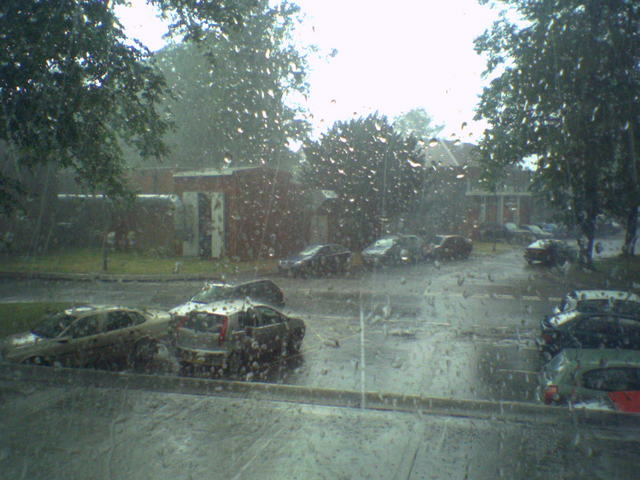
//> input picture carrier.png, 640 x 480 px
$ ./Encoder carrier.png decoded.png out.png   (built with g++ and OpenCV 4)
//> lines starting //> are read from the running program, lines starting //| are printed output that depends on the picture
// Example : encodes a message in a colour picture, using a random algorithm
// usage: Encoder <carrier image> <message image> <encoded image>

// Author : Jo鉶 Faria, joao.faria@fe.up.pt

// Copyright (c) 2011 School of Engineering, Cranfield University
// License : LGPL - http://www.gnu.org/licenses/lgpl.html

#include <cv.h>   	// open cv general include file
#include <highgui.h>	// open cv GUI include file
#include <sys/stat.h>
#include <fstream>

using namespace cv; // OpenCV API is in the C++ "cv" namespace


//Hash function from an external source
//Available from the following URL: http://http://www.cse.yorku.ca/~oz/hash.html
unsigned long hash(unsigned char *str)
{
    unsigned long hash = 5381;
    int c;

    while (c = *str++)
        hash = ((hash << 5) + hash) + c; /* hash * 33 + c */

    return hash;
}

//Get the n-th bit of a sequence
//Original from URL: http://public.cranfield.ac.uk/c5354/teaching/dip/practicals/ip/bit.c
//Slightly changed to fit in data types
unsigned char getBitN(int val, int n)
{
     unsigned char b;
     b = 1 & (val >> n);
     return b;
 }

unsigned char getBitN2(unsigned char val, int n)
{
     unsigned char b;
     b = 1 & (val >> n);
     return b;
 }

//generates "random" noise in an image using a gaussian distribution
void noiseGenerator(Mat *image, double sigma, RNG randomGenerator)
{
	double generatedNumber;
	int n;

	//each position has its index value
	for(int i=0; i<image->rows; i++)
		for(int j=0; j<image->cols; j++)
		{
			for(int k=0; k<3; k++)
			{
				//Gaussian distribution.
				//If it was used a linear distribution instead, the image wouldn't
				//keep is caracteristics. This way, the probability of the pixel
				//acquire a value too distant from its original is lower.
				generatedNumber = randomGenerator.gaussian(sigma);
				n = image->at<Vec3b>(i,j)[k]+generatedNumber;

				//if overflow, put inside boundaries
				if(n>255)
					n=255;
				else if(n<0)
					n=0;

				image->at<Vec3b>(i,j)[k] = n;
			}
		}
}

int main( int argc, char** argv )
{
	Mat carrier;  // input carrier image object

	// check that command line arguments are provided and images read in OK
	if ((argc == 4) && !(carrier = imread( argv[1], CV_LOAD_IMAGE_COLOR)).empty())
//> carrier is the input picture: 480 rows x 640 cols, CV_8UC3; mean B, G, R 112.9, 117.1, 104.5
	{
		//get encoding file size in bytes
		struct stat filestatus;
		stat(argv[2], &filestatus);
		unsigned long fileSize;

		//error when file is too big
		if(filestatus.st_size>=pow(2.0,32))
		{
			std::cerr << "Error! File is too big comparing to image size." << std::endl;
			return -1;
		}

		fileSize = filestatus.st_size;
//> fileSize = 7879

		//error when size doesn't fit
		if(carrier.cols*carrier.rows-32<fileSize)
		{
			std::cerr << "Error! File is too big comparing to image size." << std::endl;
			return -1;
		}

		//image is too small
		if(carrier.cols*carrier.rows-32<0)
		{
			std::cerr << "Error! Image is too small." << std::endl;
			return -1;
		}

		string password;

		//asks the user for a password
		std::cout << "Please, introduce a password: ";
		std::cin >> password;
//> the answer given: decoded.png

		//password will originate a seed to be used in the generation of "random" numbers
		unsigned long seed = hash((unsigned char*) password.c_str());

		RNG randomGenerator = RNG(seed);

		//Generates noise in the carrier image
		noiseGenerator(&carrier,3,randomGenerator);
//> after the loop in noiseGenerator, `for(int i=0; i<image->rows; i++)`: n = 54

		int x;
		int y;
		int channel;
		bool keepGoing;

		//matrix which contains the visited pixels/channels
		Mat visited = Mat(carrier.rows,carrier.cols,CV_8UC3);

		//all the pixels/channels are initially not visited
		for(int i=0; i<visited.rows; i++)
			for(int j=0; j<visited.cols; j++)
			{
				visited.at<Vec3b>(i,j)[0]=0;
				visited.at<Vec3b>(i,j)[1]=0;
				visited.at<Vec3b>(i,j)[2]=0;
			}
//> visited: 480 rows x 640 cols, CV_8UC3; every value is 0

		//encode size
		for(int i=0; i<32; i++)
		{
			keepGoing = true;

			while(keepGoing)
			{
				//Generates random data
				x = randomGenerator(carrier.rows);
				y = randomGenerator(carrier.cols);
				channel = randomGenerator(3);

				//just uses this location if it was not yet used
				if(visited.at<Vec3b>(x,y)[channel]==0)
				{
					keepGoing=false;
					visited.at<Vec3b>(x,y)[channel]=1;

					//if the bit value is 1, encode it
					if(getBitN(fileSize,i))
					{
						if(carrier.at<Vec3b>(x,y)[channel]<255)
							carrier.at<Vec3b>(x,y)[channel]++;
						//if overflow, decrease value instead of increasing
						else if(carrier.at<Vec3b>(x,y)[channel]==255)
							carrier.at<Vec3b>(x,y)[channel]--;
					}
				}
			}
		}
//> this loop made 32 passes
//> (x, y, channel) on passes 1 to 12: (114, 371, 2), (428, 365, 2), (67, 42, 2), (209, 34, 2), (457, 69, 1), (282, 39, 2), (334, 250, 0), (363, 45, 1), (319, 4, 1), (423, 463, 0), (72, 385, 2), (192, 544, 1)
//> after the loop, keepGoing = false; x = 231; y = 105; channel = 0

		//opening input file
		std::ifstream file;
		file.open(argv[2], std::ios::in | std::ios::binary);

		if (!file.is_open())
		{
			std::cerr << "Error! File cannot be opened." << std::endl;
			return -1;
		}

		//to store 8 bits sequences
		char sequence[1];

		unsigned char bit;

		//encode the file itself
		for(int i=0; i<fileSize; i++)
		{
			//reads next byte
			file.read(sequence,1);

			//stores each bit
			for(int j=0; j<8; j++)
			{
				bit = getBitN2(sequence[0],j);

				keepGoing = true;

				while(keepGoing)
				{
					//Generates random data
					x = randomGenerator(carrier.rows);
					y = randomGenerator(carrier.cols);
					channel = randomGenerator(3);

					//just uses this location if it was not yet used
					if(visited.at<Vec3b>(x,y)[channel]==0)
					{
						keepGoing=false;
						visited.at<Vec3b>(x,y)[channel]=1;

						//if bit value is one, encode it
						if(bit)
						{
							if(carrier.at<Vec3b>(x,y)[channel]<255)
								carrier.at<Vec3b>(x,y)[channel]++;
							//if overflow, decrease value instead of increasing
							else if(carrier.at<Vec3b>(x,y)[channel]==255)
								carrier.at<Vec3b>(x,y)[channel]--;
						}
					}
				}
			}
		}
//> this loop made 7879 passes
//> (bit, x, y, channel) on passes 1 to 3: (1, 268, 255, 0), (0, 428, 248, 0), (0, 312, 379, 1)
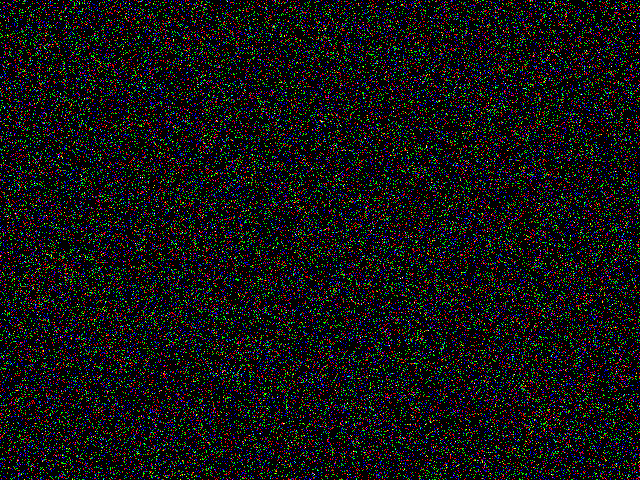
//> visited: 480 rows x 640 cols, CV_8UC3; mean B, G, R 0.0681, 0.0685, 0.0687; drawn with 1 as white
//> after the loop, sequence = '�'; bit = 1; keepGoing = false; x = 329; y = 547; channel = 1

		//close file
		file.close();

		std::vector<int> params; //file saving compression parameters
		params.push_back(CV_IMWRITE_PNG_COMPRESSION); //png image
		params.push_back(0); //no compression

		//tries to save the resulting image
		if(!imwrite(argv[3], carrier, params))
		{
			std::cerr << "Error! Unable to save the image." << std::endl;
			return -1;
		}

		// all OK : main returns 0
		return 0;
//> (the program exits here)
